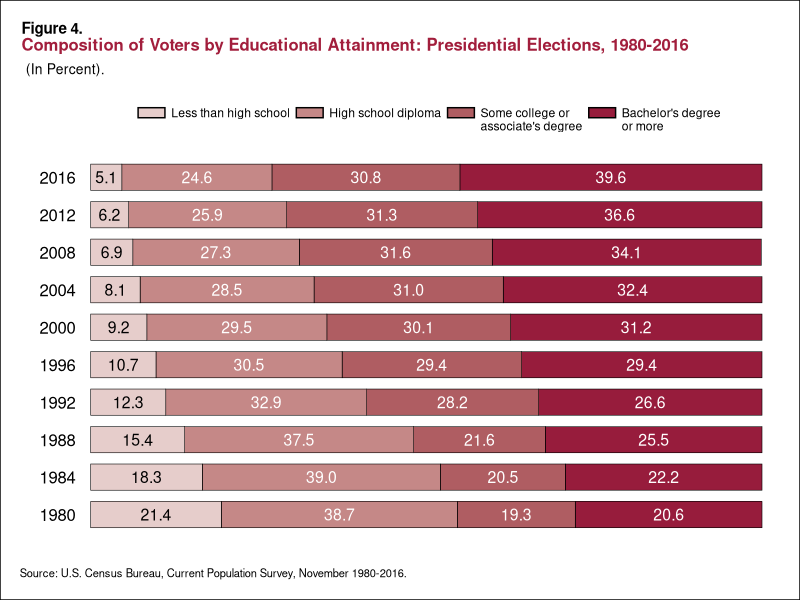

Here is the R script that generated this plot:
# DESCRIPTION:Composition of American Voters by Educational Attainment: Presidential Elections, 1980–2016
# The following data visualizations are from the U.S. Census Bureau and 
# involved data concerning the characteristics of voters in the presidential election of 2016

#Original Source: https://www.census.gov/content/dam/Census/library/publications/2018/demo/P20-582.pdf

# SLOW REVEAL ORDER: No slow reveal, just completely recreated. 

# AUTHORS:
#   Lauryn Davis (Last edit: 3/27/23)
# Ian Curtis (2023, code to save plots)

library(tidyverse)
library(ggtext)
library(grid)


type_levels= c("\nBachelor's degree\nor more", "\nSome college or\nassociate's degree", "High school diploma", "Less than high school")
year_levels <- c("1980","1984", "1988", "1992","1996","2000", "2004", "2008", "2012","2016")
pop_colors <- c("#971c3c", "#af5d62","#c58887", "#e6cdcb" )
draw_square <- function(data, params, size) {
  if (is.null(data$size)) {
    data$size <- 0.5
  }
  lwd <- min(data$size, min(size) /4)
  grid::rectGrob(
    width  = unit(1.2, "snpc") - unit(lwd, "mm"),
    height = unit(.5, "snpc") - unit(lwd, "mm"),
    gp = gpar(
      col = data$colour %||% NA,
      fill = alpha(data$fill %||% "grey20", data$alpha),
      lty = data$linetype %||% 1,
      lwd = lwd * .pt,
      linejoin = params$linejoin %||% "mitre",
      lineend = if (identical(params$linejoin, "round")) "round" else "square"
    )
  )
}


vote_data <- tibble(
  vote_type = rep(type_levels, 10),
  # Need to rep the pop_group within each vote_type
  pop_group = rep(year_levels, c(4, 4, 4,4,4,4,4,4,4,4)),
  amount =   c(30.6, 19.3, 38.7, 21.4, 32.2, 20.5, 39.0, 18.3, 35.5, 21.6, 37.5, 15.4, 36.6, 28.2, 32.9, 12.3, 39.4, 29.4, 30.5, 10.7, 41.2, 30.1, 29.5, 9.2, 42.4, 31.0,28.5, 8.1, 44.1, 31.6, 27.3, 6.9, 46.6, 31.3, 25.9, 6.2, 49.5, 30.8, 24.6, 5.1),
  amount_1 =   c('20.6', '19.3', '38.7', '21.4', '22.2', '20.5', '39.0', '18.3', '25.5', '21.6', '37.5', '15.4', '26.6', '28.2', '32.9', '12.3', '29.4', '29.4', '30.5', '10.7', '31.2', '30.1', '29.5', '9.2', '32.4', '31.0','28.5', '8.1', '34.1', '31.6', '27.3', '6.9', '36.6', '31.3', '25.9', '6.2', '39.6', '30.8', '24.6', '5.1'),
  fill = rep(pop_colors, 10))

vote_labels <- tibble(
  vote_type = factor(type_levels, levels = type_levels))
vote_data <- vote_data %>% 
  mutate(vote_type = factor(vote_type, levels = type_levels),
         pop_group = factor(pop_group, levels = year_levels),
         fill = factor(fill, levels = pop_colors))


area<- ((ggplot(vote_data, aes(x = pop_group, 
                               y = amount, 
                               fill = fill, 
                               label = amount_1))+
           geom_col(color = "black", linewidth= .2, width=.7, key_glyph= draw_square)+ geom_text(size = 4, 
                                                                                            position = position_stack(vjust = 0.5), color=ifelse(vote_data$vote_type=="Less than high school", 'black', 'white'))) + 
          labs(title =  "<span style = 'font-size:11pt; color:#000000'><b>Figure 4.</span></p><span style = 'font-size:12pt; color:#a21e3c'><p><b>Composition of Voters by Educational Attainment: Presidential Elections, 1980-2016</p></span>",
               subtitle = "<span style = 'font-size:10pt; color:#000000'>(In Percent).</span>",
               y = "",
               x = "",
               caption = "Source: U.S. Census Bureau, Current Population Survey, November 1980-2016.") + scale_fill_manual(labels= type_levels, values= pop_colors, name = "", guide= guide_legend(reverse=TRUE)))
new<- (area+ scale_y_continuous(limits= c(0,110),expand = c(0, 3))+ theme_classic()+
         theme( panel.grid = element_blank(),
                plot.background = element_rect(fill = "white", color = "black"),
                panel.grid.major = element_blank(),
                panel.grid.minor = element_blank(),
                plot.title = element_markdown(hjust=.02),
                plot.title.position = "plot",
                plot.caption.position = "plot",
                plot.subtitle = element_markdown(hjust= .009), 
                plot.caption = element_text(size = 8, color = "black", hjust = 0),
                axis.ticks = element_blank(),
                axis.line.y = element_blank(),
                legend.position= "top",
                axis.line.x = element_blank(),
                axis.text.x= element_blank(),
                axis.text.y= element_text(margin = margin(r = -5), color= "black", size=12),
                plot.margin = unit(c(.5,.5,.5,.5), "cm")))


figure4<- new + coord_flip()
ggsave(here::here("voting", "04_full_unmasked.png"))